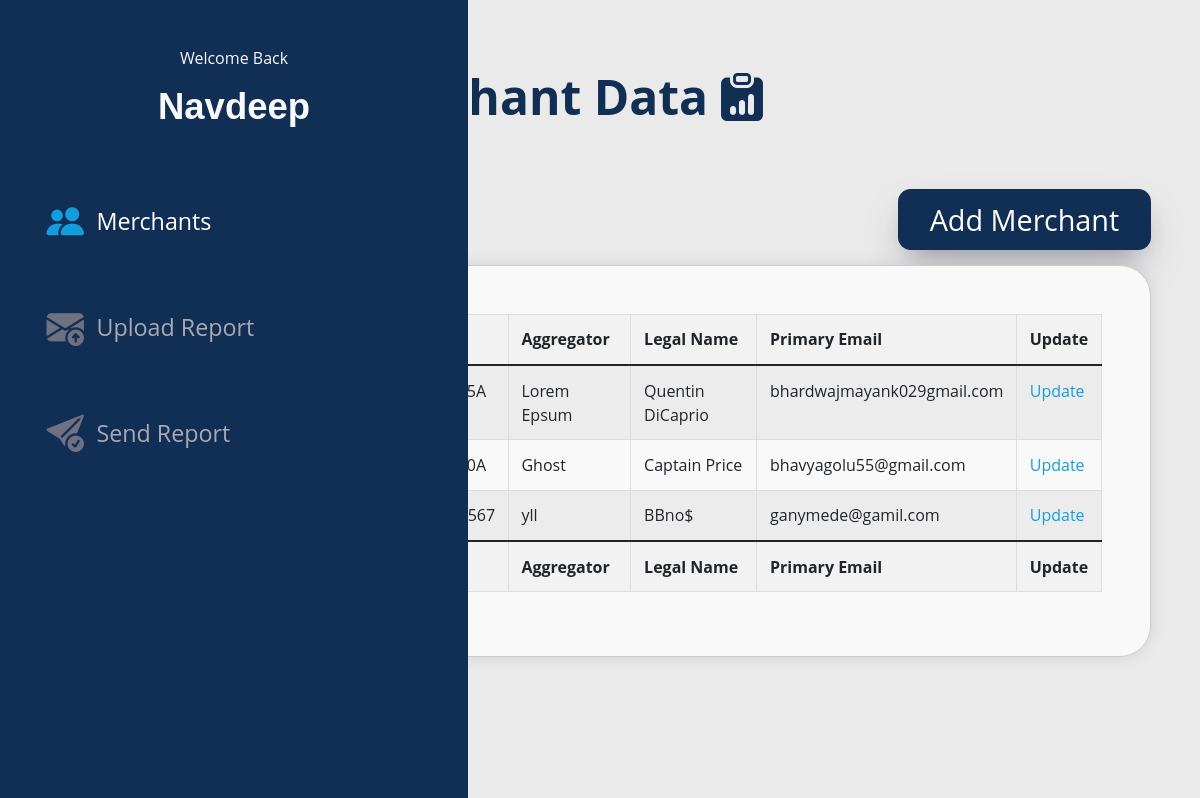
The app's page / (signed in, upper part), older data.
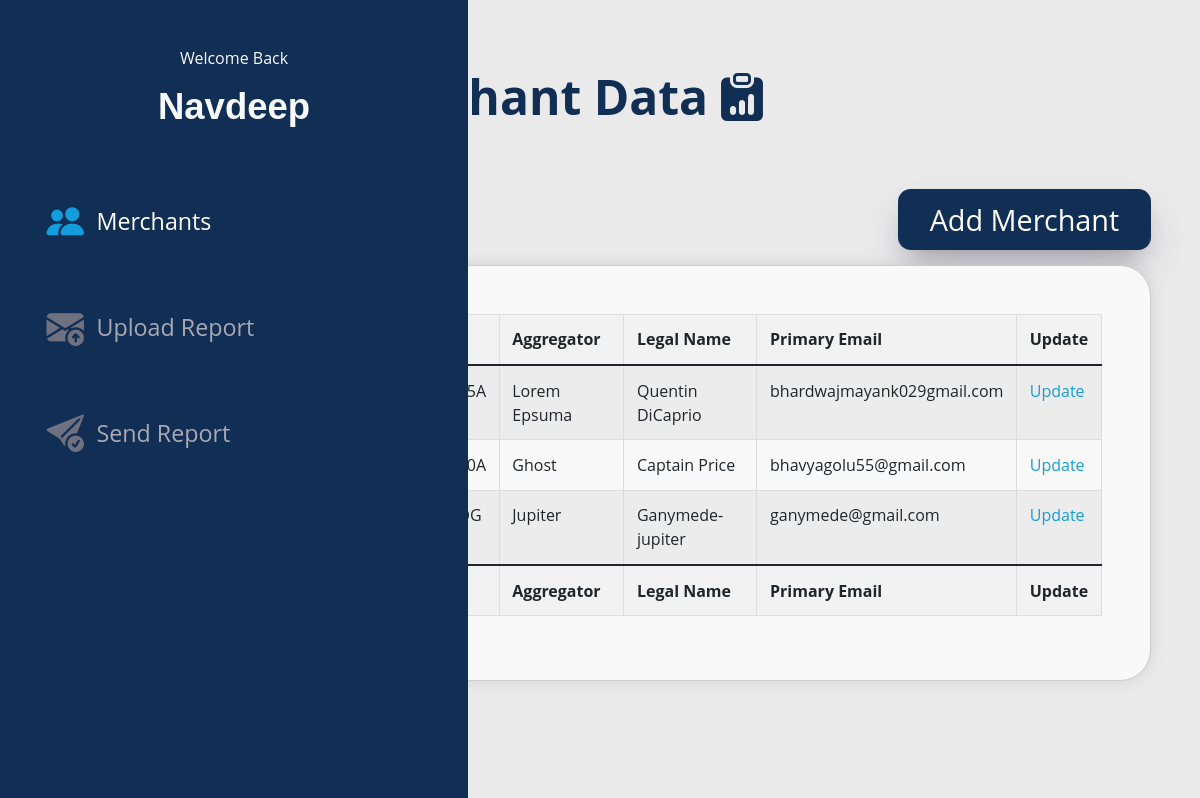
The same page, newer data.
### merchant/models.py (models this page shows, shortened)
class Merchant(models.Model):
    id = models.UUIDField(primary_key=True, default=uuid.uuid4, editable=False)
    file_name = models.CharField(max_length=255)
    tid = models.CharField(max_length=255, unique=True)
    aggregator_module = models.CharField(max_length=255)
    legal_name = models.CharField(max_length=255)
    primary_email = models.CharField(max_length=255)
    secondary_email = models.CharField(max_length=255)
    bcc_email = models.CharField(max_length=255, null=True, blank=True)
    creation_date_time = models.DateTimeField(auto_now_add=True)
    updated_date_time = models.DateTimeField(auto_now=True)

### merchant/views.py (the view, shortened to what this page needs)
# urls.py: path('', home, name='home'),
@login_required
def home(request):
    try:
        user = request.user
        merchant = Merchant.objects.all()
        context = {
            "user": user,
            "merchant": merchant,
        }
        return render(request, 'merchant/home.html', context)
    except Exception as e:
        messages.error(request, f"Error occured: {e}")
        return redirect('/')

### templates/merchant/home.html (shortened to what this page needs)
{% extends 'base.html' %}
{% block content %}
    <header id="header">
        <div class="d-flex flex-column">
            <div class="profile">
                <p class="text-light m-auto portfolio-wrap">Welcome Back</p>
                <h1 class="text-light username">{{ user.username }}</h1>
            </div>
            {% include 'utils/navbar.html' %}
        </div>
    </header>
    <main id="main">
        {% include 'merchant/merchant.html' %}
    </main>
{% endblock %}

### templates/base.html (shortened to what this page needs)
{% load static %}
<!DOCTYPE html>
<html lang="en">
<head>
    <link href="https://cdn.jsdelivr.net/npm/bootstrap@5.1.3/dist/css/bootstrap.min.css" rel="stylesheet">
    <link rel="stylesheet" href="{% static 'css/login.css' %}">
    <link rel="stylesheet" href="{% static 'css/style.css' %}">
    <link href="{% static 'vendor/boxicons/css/boxicons.min.css' %}" rel="stylesheet">
    <link href="{% static 'vendor/glightbox/css/glightbox.min.css' %}" rel="stylesheet">
    <link href="{% static 'vendor/swiper/swiper-bundle.min.css' %}" rel="stylesheet">
    <link rel="stylesheet" href="https://cdn.jsdelivr.net/npm/bootstrap-icons@1.11.3/font/bootstrap-icons.min.css">
</head>
<body>
{% block content %}
{% endblock %}
</body>
</html>

### templates/utils/navbar.html (shortened to what this page needs)
<nav id="navbar" class="nav-menu navbar">
        <ul class="links">
          <li><a href="#merchant" class="nav-link scrollto"><i class="bi bi-people-fill"></i> <span>Merchants</span></a></li>
          <li><a href="#uploadreport" class="nav-link scrollto"><i class="bi bi-envelope-arrow-up-fill"></i> <span>Upload Report</span></a></li>
          <li><a href="#sendreport" class="nav-link scrollto"><i class="bi bi-send-check-fill"></i> <span>Send Report</span></a></li>
        </ul>
      </nav>

### templates/merchant/merchant.html
<section id="merchant" class="about">
    <div class="container">
        <div class="section-title">
            <h2>Merchant Data<i class="bi bi-clipboard-data-fill img_3"></i></h2>
            <div class="text-end merchant-button">
                <a class="button file-selector" href="/merchant-form/">Add Merchant</a>
            </div>
        </div>
        <div class="table-row">
            <div class="table-container">
                <table id="example" class="table table-striped" style="width:100%">
                    <thead>
                    <tr>
                        <th>TID</th>
                        <th>Aggregator</th>
                        <th>Legal Name</th>
                        <th>Primary Email</th>
                        <th>Update</th>
                    </tr>
                    </thead>
                    <tbody>
                        {% for person in merchant %}
                    <tr>
                        <td>{{ person.tid }}</td>
                        <td>{{ person.aggregator_module }}</td>
                        <td>{{ person.legal_name }}</td>
                        <td>{{ person.primary_email }}</td>
                        <td><a href="merchant-detail/{{ person.id }}">Update</a> </td>
                    </tr>
                    {% endfor %}
                    </tbody>
                    <tfoot>
                    <tr>
                        <th>TID</th>
                        <th>Aggregator</th>
                        <th>Legal Name</th>
                        <th>Primary Email</th>
                        <th>Update</th>
                    </tr>
                    </tfoot>
                </table>
            </div>
        </div>
    </div>
</section>

### static/css/style.css (style rules this page uses)
html { margin: 0px; height: 100%; width: 100%; }
body { margin: 0px; min-height: 100%; width: 100%; font-family: "Open Sans", sans-serif; color: #272829; background-color: #eaeaea }
a { color: #149ddd; text-decoration: none; }
h1,h3, h4, h5, h6 { font-family: "Raleway", sans-serif; }
p { padding: 4vmax; }
#header { position: fixed; top: 0; left: 0; bottom: 0; width: 19.5vmax; transition: all ease-in-out 0.5s; z-index: 9997; transition: all 0.5s; padding: 0 0.97vmax; background: #112e54; overflow-y: auto; }
#header .profile { display: flex; align-items: center; justify-content: space-around; flex-direction: column; }
#header .profile h1 { font-size: 1.52vmax; margin: 0; padding: 0; font-weight: 600; -moz-text-align-last: center; text-align-last: center; font-family: "Poppins", sans-serif; }
#main { margin-left: 300px; }
.nav-menu { padding: 1.9vmax 0 0 0; }
.nav-menu * { margin: 0; padding: 0; list-style: none; }
.nav-menu > ul > li { position: relative; white-space: nowrap; }
.nav-menu a, .nav-menu a:focus { display: flex; align-items: center; color: #a8a9b4; padding: 0.78vmax 0.97vmax; margin-bottom: 0.52vmax; transition: 0.3s; font-size: 0.97vmax; }
.nav-menu a i, .nav-menu a:focus i { font-size: 1.56vmax; padding-right: 0.52vmax; color: #6f7180; }
.nav-menu a:hover, .nav-menu .active, .nav-menu .active:focus, .nav-menu li:hover > a { text-decoration: none; color: #fff; }
.nav-menu a:hover i, .nav-menu .active i, .nav-menu .active:focus i, .nav-menu li:hover > a i { color: #149ddd; }
.profile .portfolio-wrap { padding-top: 1.9vmax; padding-bottom: 0.65vmax; align-content: center; justify-content: center; }
section { padding: 60px 0; overflow: hidden; height: 100vh; padding: 20px; box-sizing: border-box; }
.section-title h2 { font-size: 2vmax; font-weight: bold; margin-bottom: 1.5vmax; padding-top: 2vmax; padding-bottom: 1.5vmax; position: relative; color: #112E54; }
.section-title h2::after { content: ""; position: absolute; display: block; width: 50px; height: 3px; background: #149ddd; bottom: 0; left: 0; }
.section-title .merchant-button { padding-bottom: 1vmax; }
.table-container { border: 0.07vmax solid #ccc; padding: 2vmax; border-radius: 1.3vmax; width: 100%; box-shadow: 0 0 0.658vmax rgba(0, 0, 0, 0.1); background-color: #f9f9f9; display: flex; align-items: center; justify-content: center; }
.table-row { display: flex; width: 100%; }
.table-container table { width: 100%; border-collapse: collapse; overflow: scroll; }
.table-container th, .table-container td { border: 0.07vmax solid #ddd; padding: 0.527vmax; }
.table-container th { background-color: #f2f2f2; text-align: left; }
.img_1, .img_3, .img_2 { padding: 10px; padding-top: 15px; }
.file-selector, .send-reports-button, .bulk-button, .delete-button, .download-button, .sent-mail button { color: white !important; background-color: #112E54 !important; border: none; outline: none; padding: 0.461vmax 1.317vmax; border-radius: 0.527vmax; cursor: pointer; box-shadow: rgba(50, 50, 93, 0.25) 0px 0.84vmax 1.75vmax -0.32vmax, rgba(0, 0, 0, 0.3) 0px 0.52vmax 1vmax -0.52vmax; font-size: 1.2vmax; }
.button { width: 200px; }
@media (min-width: 600px) { .container { width: 96%; height: 77%; } }

Row changes from the older to the newer data that the page shows:
removed Merchant: aggregator_module "yll", legal_name "BBno$", primary_email "ganymede@gamil.com"
changed Merchant "Quentin DiCaprio": aggregator_module "Lorem Epsum" → "Lorem Epsuma"
added Merchant: aggregator_module "Jupiter", legal_name "Ganymede-jupiter", primary_email "ganymede@gmail.com"
